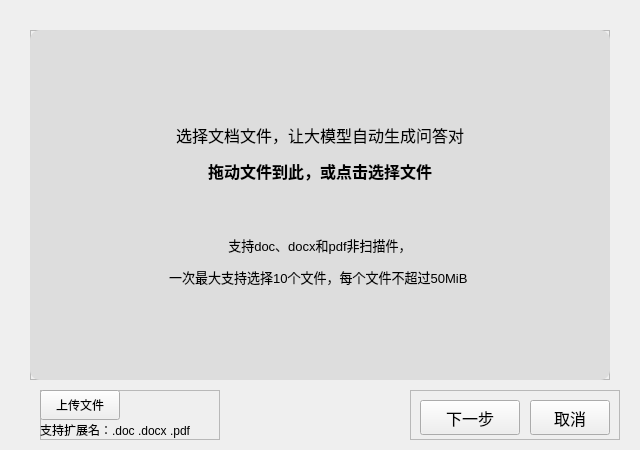
<?xml version="1.0" encoding="UTF-8"?>
<ui version="4.0">
 <class>Form2</class>
 <widget class="QWidget" name="Form2">
  <property name="windowModality">
   <enum>Qt::WindowModal</enum>
  </property>
  <property name="geometry">
   <rect>
    <x>0</x>
    <y>0</y>
    <width>640</width>
    <height>450</height>
   </rect>
  </property>
  <property name="minimumSize">
   <size>
    <width>640</width>
    <height>450</height>
   </size>
  </property>
  <property name="maximumSize">
   <size>
    <width>640</width>
    <height>450</height>
   </size>
  </property>
  <property name="acceptDrops">
   <bool>true</bool>
  </property>
  <property name="windowTitle">
   <string>自动生成问答对</string>
  </property>
  <widget class="QFrame" name="frame_buttons">
   <property name="geometry">
    <rect>
     <x>410</x>
     <y>390</y>
     <width>210</width>
     <height>50</height>
    </rect>
   </property>
   <property name="font">
    <font>
     <pointsize>12</pointsize>
    </font>
   </property>
   <property name="frameShape">
    <enum>QFrame::StyledPanel</enum>
   </property>
   <property name="frameShadow">
    <enum>QFrame::Raised</enum>
   </property>
   <widget class="QPushButton" name="pushButton_next">
    <property name="geometry">
     <rect>
      <x>10</x>
      <y>10</y>
      <width>100</width>
      <height>35</height>
     </rect>
    </property>
    <property name="text">
     <string>下一步</string>
    </property>
   </widget>
   <widget class="QPushButton" name="pushButton_cancel">
    <property name="geometry">
     <rect>
      <x>120</x>
      <y>10</y>
      <width>80</width>
      <height>35</height>
     </rect>
    </property>
    <property name="text">
     <string>取消</string>
    </property>
   </widget>
  </widget>
  <widget class="QFrame" name="frame_list">
   <property name="geometry">
    <rect>
     <x>30</x>
     <y>30</y>
     <width>580</width>
     <height>350</height>
    </rect>
   </property>
   <property name="frameShape">
    <enum>QFrame::StyledPanel</enum>
   </property>
   <property name="frameShadow">
    <enum>QFrame::Raised</enum>
   </property>
  </widget>
  <widget class="QLabel" name="label_drops">
   <property name="geometry">
    <rect>
     <x>30</x>
     <y>30</y>
     <width>580</width>
     <height>350</height>
    </rect>
   </property>
   <property name="styleSheet">
    <string notr="true">background-color: #ddd; border-radius: 10px</string>
   </property>
   <property name="text">
    <string>&lt;html&gt;&lt;head/&gt;&lt;body&gt;&lt;p align=&quot;center&quot;&gt;&lt;span style=&quot;
                    font-size:12pt;&quot;&gt;选择文档文件，让大模型自动生成问答对&lt;/span&gt;&lt;/p&gt;&lt;p align=&quot;center&quot;&gt;&lt;span
                    style=&quot; font-size:12pt; font-weight:700;&quot;&gt;拖动文件到此，或点击选择文件&lt;/span&gt;&lt;/p&gt;&lt;p
                    align=&quot;center&quot;&gt;&lt;br/&gt;&lt;/p&gt;&lt;p align=&quot;center&quot;&gt;&lt;span style=&quot;
                    font-size:10pt;&quot;&gt;支持doc、docx和pdf非扫描件，&lt;/span&gt;&lt;/p&gt;&lt;p align=&quot;center&quot;&gt;&lt;span
                    style=&quot; font-size:10pt;&quot;&gt;一次最大支持选择10个文件，每个文件不超过50MiB&lt;/span&gt;&lt;/p&gt;&lt;/body&gt;&lt;/html&gt;
                </string>
   </property>
   <property name="textFormat">
    <enum>Qt::RichText</enum>
   </property>
  </widget>
  <widget class="QFrame" name="frame_upload">
   <property name="geometry">
    <rect>
     <x>40</x>
     <y>390</y>
     <width>180</width>
     <height>50</height>
    </rect>
   </property>
   <property name="frameShape">
    <enum>QFrame::StyledPanel</enum>
   </property>
   <property name="frameShadow">
    <enum>QFrame::Raised</enum>
   </property>
   <widget class="QPushButton" name="pushButton_upload">
    <property name="geometry">
     <rect>
      <x>0</x>
      <y>0</y>
      <width>80</width>
      <height>30</height>
     </rect>
    </property>
    <property name="text">
     <string>上传文件</string>
    </property>
   </widget>
   <widget class="QLabel" name="label_upload">
    <property name="geometry">
     <rect>
      <x>0</x>
      <y>30</y>
      <width>180</width>
      <height>20</height>
     </rect>
    </property>
    <property name="text">
     <string>支持扩展名：.doc .docx .pdf</string>
    </property>
   </widget>
  </widget>
 </widget>
 <resources/>
 <connections/>
</ui>
